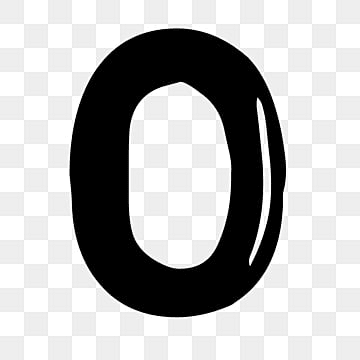
#> input picture datasets/0_test1.png, 360 x 360 px
$ jupyter execute --allow-errors jup_petceptron.ipynb
#> lines starting #> are read from the running program, lines starting #| are printed output that depends on the picture
[cell 1]
import numpy as np
import matplotlib.pyplot as plt
import PIL
import PIL.Image as Image

#> (a cell that did not finish here is left out)

#> (a cell that did not finish here is left out)

#> (a cell that did not finish here is left out)

[cell 5]
idx = 1
#> (the rest of this cell did not finish here and is left out)

#> (a cell that did not finish here is left out)

#> (a cell that did not finish here is left out)

#> (a cell that did not finish here is left out)

[cell 9]
n = 0
#> (the rest of this cell did not finish here and is left out)

#> (a cell that did not finish here is left out)

#> (a cell that did not finish here is left out)

[cell 12]
n = 0
#> (the rest of this cell did not finish here and is left out)

[cell 13]
img = Image.open('../datasets/0_test1.png')
#> img is the input picture: PIL image 360x360 P; min 0, max 255, mean 181.4
img = img.resize((28,28))
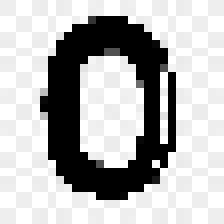
#> img: PIL image 28x28 P (shown 8 times larger); min 0, max 255, mean 182.6
# vek = np.array(img)[:, :,3]
plt.imshow(img, cmap='gray')

[cell 14]
vek = np.array(img)
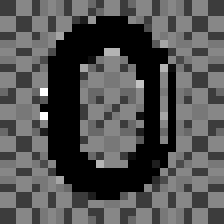
#> vek: shape (28, 28) (shown 8 times larger); min 0, max 17, mean 5.5; drawn with min black and max white
vek.shape
#> Out = (28, 28)

[cell 15]
vek_float = vek.reshape (784, )
#> vek_float = 784 values, max 17 at index 313, min 0 at index 68, mean 5.5
#> (the rest of this cell did not finish here and is left out)
